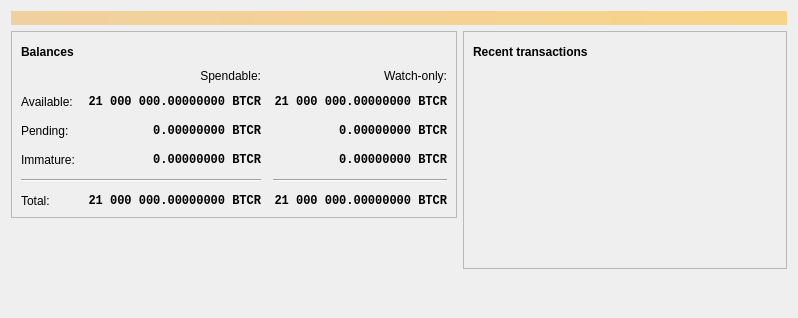
<?xml version="1.0" encoding="UTF-8"?>
<ui version="4.0">
 <class>OverviewPage</class>
 <widget class="QWidget" name="OverviewPage">
  <property name="geometry">
   <rect>
    <x>0</x>
    <y>0</y>
    <width>798</width>
    <height>318</height>
   </rect>
  </property>
  <property name="windowTitle">
   <string>Form</string>
  </property>
  <layout class="QVBoxLayout" name="topLayout">
   <item>
    <widget class="QLabel" name="labelAlerts">
     <property name="visible">
      <bool>false</bool>
     </property>
     <property name="styleSheet">
      <string notr="true">QLabel { background-color: qlineargradient(x1: 0, y1: 0, x2: 1, y2: 0, stop:0 #F0D0A0, stop:1 #F8D488); color:#000000; }</string>
     </property>
     <property name="wordWrap">
      <bool>true</bool>
     </property>
     <property name="margin">
      <number>3</number>
     </property>
     <property name="textInteractionFlags">
      <set>Qt::TextSelectableByMouse</set>
     </property>
    </widget>
   </item>
   <item>
    <layout class="QHBoxLayout" name="horizontalLayout" stretch="1,1">
     <item>
      <layout class="QVBoxLayout" name="verticalLayout_2">
       <item>
        <widget class="QFrame" name="frame">
         <property name="frameShape">
          <enum>QFrame::StyledPanel</enum>
         </property>
         <property name="frameShadow">
          <enum>QFrame::Raised</enum>
         </property>
         <layout class="QVBoxLayout" name="verticalLayout_4">
          <item>
           <layout class="QHBoxLayout" name="horizontalLayout_4">
            <item>
             <widget class="QLabel" name="label_5">
              <property name="font">
               <font>
                <weight>75</weight>
                <bold>true</bold>
               </font>
              </property>
              <property name="text">
               <string>Balances</string>
              </property>
             </widget>
            </item>
            <item>
             <widget class="QPushButton" name="labelWalletStatus">
              <property name="enabled">
               <bool>true</bool>
              </property>
              <property name="maximumSize">
               <size>
                <width>30</width>
                <height>16777215</height>
               </size>
              </property>
              <property name="toolTip">
               <string>The displayed information may be out of date. Your wallet automatically synchronizes with the BitcoinReloaded network after a connection is established, but this process has not completed yet.</string>
              </property>
              <property name="text">
               <string/>
              </property>
              <property name="icon">
               <iconset resource="../bitcoinreloaded.qrc">
                <normaloff>:/icons/warning</normaloff>
                <disabledoff>:/icons/warning</disabledoff>:/icons/warning</iconset>
              </property>
              <property name="iconSize">
               <size>
                <width>24</width>
                <height>24</height>
               </size>
              </property>
              <property name="flat">
               <bool>true</bool>
              </property>
             </widget>
            </item>
            <item>
             <spacer name="horizontalSpacer_3">
              <property name="orientation">
               <enum>Qt::Horizontal</enum>
              </property>
              <property name="sizeHint" stdset="0">
               <size>
                <width>40</width>
                <height>20</height>
               </size>
              </property>
             </spacer>
            </item>
           </layout>
          </item>
          <item>
           <layout class="QGridLayout" name="gridLayout">
            <property name="spacing">
             <number>12</number>
            </property>
            <item row="2" column="2">
             <widget class="QLabel" name="labelWatchPending">
              <property name="font">
               <font>
                <family>Monospace</family>
                <weight>75</weight>
                <bold>true</bold>
               </font>
              </property>
              <property name="cursor">
               <cursorShape>IBeamCursor</cursorShape>
              </property>
              <property name="toolTip">
               <string>Unconfirmed transactions to watch-only addresses</string>
              </property>
              <property name="text">
               <string notr="true">0.00000000 BTCR</string>
              </property>
              <property name="alignment">
               <set>Qt::AlignRight|Qt::AlignTrailing|Qt::AlignVCenter</set>
              </property>
              <property name="textInteractionFlags">
               <set>Qt::LinksAccessibleByMouse|Qt::TextSelectableByKeyboard|Qt::TextSelectableByMouse</set>
              </property>
             </widget>
            </item>
            <item row="2" column="1">
             <widget class="QLabel" name="labelUnconfirmed">
              <property name="font">
               <font>
                <family>Monospace</family>
                <weight>75</weight>
                <bold>true</bold>
               </font>
              </property>
              <property name="cursor">
               <cursorShape>IBeamCursor</cursorShape>
              </property>
              <property name="toolTip">
               <string>Total of transactions that have yet to be confirmed, and do not yet count toward the spendable balance</string>
              </property>
              <property name="text">
               <string notr="true">0.00000000 BTCR</string>
              </property>
              <property name="alignment">
               <set>Qt::AlignRight|Qt::AlignTrailing|Qt::AlignVCenter</set>
              </property>
              <property name="textInteractionFlags">
               <set>Qt::LinksAccessibleByMouse|Qt::TextSelectableByKeyboard|Qt::TextSelectableByMouse</set>
              </property>
             </widget>
            </item>
            <item row="3" column="2">
             <widget class="QLabel" name="labelWatchImmature">
              <property name="font">
               <font>
                <family>Monospace</family>
                <weight>75</weight>
                <bold>true</bold>
               </font>
              </property>
              <property name="cursor">
               <cursorShape>IBeamCursor</cursorShape>
              </property>
              <property name="toolTip">
               <string>Mined balance in watch-only addresses that has not yet matured</string>
              </property>
              <property name="text">
               <string notr="true">0.00000000 BTCR</string>
              </property>
              <property name="alignment">
               <set>Qt::AlignRight|Qt::AlignTrailing|Qt::AlignVCenter</set>
              </property>
              <property name="textInteractionFlags">
               <set>Qt::LinksAccessibleByMouse|Qt::TextSelectableByKeyboard|Qt::TextSelectableByMouse</set>
              </property>
             </widget>
            </item>
            <item row="4" column="0" colspan="2">
             <widget class="Line" name="line">
              <property name="orientation">
               <enum>Qt::Horizontal</enum>
              </property>
             </widget>
            </item>
            <item row="4" column="2">
             <widget class="Line" name="lineWatchBalance">
              <property name="sizePolicy">
               <sizepolicy hsizetype="Preferred" vsizetype="Fixed">
                <horstretch>0</horstretch>
                <verstretch>0</verstretch>
               </sizepolicy>
              </property>
              <property name="minimumSize">
               <size>
                <width>140</width>
                <height>0</height>
               </size>
              </property>
              <property name="orientation">
               <enum>Qt::Horizontal</enum>
              </property>
             </widget>
            </item>
            <item row="5" column="0">
             <widget class="QLabel" name="labelTotalText">
              <property name="text">
               <string>Total:</string>
              </property>
             </widget>
            </item>
            <item row="3" column="1">
             <widget class="QLabel" name="labelImmature">
              <property name="font">
               <font>
                <family>Monospace</family>
                <weight>75</weight>
                <bold>true</bold>
               </font>
              </property>
              <property name="cursor">
               <cursorShape>IBeamCursor</cursorShape>
              </property>
              <property name="toolTip">
               <string>Mined balance that has not yet matured</string>
              </property>
              <property name="text">
               <string notr="true">0.00000000 BTCR</string>
              </property>
              <property name="alignment">
               <set>Qt::AlignRight|Qt::AlignTrailing|Qt::AlignVCenter</set>
              </property>
              <property name="textInteractionFlags">
               <set>Qt::LinksAccessibleByMouse|Qt::TextSelectableByKeyboard|Qt::TextSelectableByMouse</set>
              </property>
             </widget>
            </item>
            <item row="2" column="3">
             <spacer name="horizontalSpacer_2">
              <property name="orientation">
               <enum>Qt::Horizontal</enum>
              </property>
              <property name="sizeHint" stdset="0">
               <size>
                <width>40</width>
                <height>20</height>
               </size>
              </property>
             </spacer>
            </item>
            <item row="3" column="0">
             <widget class="QLabel" name="labelImmatureText">
              <property name="text">
               <string>Immature:</string>
              </property>
             </widget>
            </item>
            <item row="5" column="1">
             <widget class="QLabel" name="labelTotal">
              <property name="font">
               <font>
                <family>Monospace</family>
                <weight>75</weight>
                <bold>true</bold>
               </font>
              </property>
              <property name="cursor">
               <cursorShape>IBeamCursor</cursorShape>
              </property>
              <property name="toolTip">
               <string>Your current total balance</string>
              </property>
              <property name="text">
               <string notr="true">21 000 000.00000000 BTCR</string>
              </property>
              <property name="alignment">
               <set>Qt::AlignRight|Qt::AlignTrailing|Qt::AlignVCenter</set>
              </property>
              <property name="textInteractionFlags">
               <set>Qt::LinksAccessibleByMouse|Qt::TextSelectableByKeyboard|Qt::TextSelectableByMouse</set>
              </property>
             </widget>
            </item>
            <item row="5" column="2">
             <widget class="QLabel" name="labelWatchTotal">
              <property name="font">
               <font>
                <family>Monospace</family>
                <weight>75</weight>
                <bold>true</bold>
               </font>
              </property>
              <property name="cursor">
               <cursorShape>IBeamCursor</cursorShape>
              </property>
              <property name="toolTip">
               <string>Current total balance in watch-only addresses</string>
              </property>
              <property name="text">
               <string notr="true">21 000 000.00000000 BTCR</string>
              </property>
              <property name="alignment">
               <set>Qt::AlignRight|Qt::AlignTrailing|Qt::AlignVCenter</set>
              </property>
              <property name="textInteractionFlags">
               <set>Qt::LinksAccessibleByMouse|Qt::TextSelectableByKeyboard|Qt::TextSelectableByMouse</set>
              </property>
             </widget>
            </item>
            <item row="0" column="2">
             <widget class="QLabel" name="labelWatchonly">
              <property name="text">
               <string>Watch-only:</string>
              </property>
              <property name="alignment">
               <set>Qt::AlignRight|Qt::AlignTrailing|Qt::AlignVCenter</set>
              </property>
             </widget>
            </item>
            <item row="1" column="0">
             <widget class="QLabel" name="labelBalanceText">
              <property name="text">
               <string>Available:</string>
              </property>
             </widget>
            </item>
            <item row="1" column="1">
             <widget class="QLabel" name="labelBalance">
              <property name="font">
               <font>
                <family>Monospace</family>
                <weight>75</weight>
                <bold>true</bold>
               </font>
              </property>
              <property name="cursor">
               <cursorShape>IBeamCursor</cursorShape>
              </property>
              <property name="toolTip">
               <string>Your current spendable balance</string>
              </property>
              <property name="text">
               <string notr="true">21 000 000.00000000 BTCR</string>
              </property>
              <property name="alignment">
               <set>Qt::AlignRight|Qt::AlignTrailing|Qt::AlignVCenter</set>
              </property>
              <property name="textInteractionFlags">
               <set>Qt::LinksAccessibleByMouse|Qt::TextSelectableByKeyboard|Qt::TextSelectableByMouse</set>
              </property>
             </widget>
            </item>
            <item row="1" column="2">
             <widget class="QLabel" name="labelWatchAvailable">
              <property name="font">
               <font>
                <family>Monospace</family>
                <weight>75</weight>
                <bold>true</bold>
               </font>
              </property>
              <property name="cursor">
               <cursorShape>IBeamCursor</cursorShape>
              </property>
              <property name="toolTip">
               <string>Your current balance in watch-only addresses</string>
              </property>
              <property name="text">
               <string notr="true">21 000 000.00000000 BTCR</string>
              </property>
              <property name="alignment">
               <set>Qt::AlignRight|Qt::AlignTrailing|Qt::AlignVCenter</set>
              </property>
              <property name="textInteractionFlags">
               <set>Qt::LinksAccessibleByMouse|Qt::TextSelectableByKeyboard|Qt::TextSelectableByMouse</set>
              </property>
             </widget>
            </item>
            <item row="2" column="0">
             <widget class="QLabel" name="labelPendingText">
              <property name="text">
               <string>Pending:</string>
              </property>
             </widget>
            </item>
            <item row="0" column="1">
             <widget class="QLabel" name="labelSpendable">
              <property name="text">
               <string>Spendable:</string>
              </property>
              <property name="alignment">
               <set>Qt::AlignRight|Qt::AlignTrailing|Qt::AlignVCenter</set>
              </property>
             </widget>
            </item>
           </layout>
          </item>
         </layout>
        </widget>
       </item>
       <item>
        <spacer name="verticalSpacer">
         <property name="orientation">
          <enum>Qt::Vertical</enum>
         </property>
         <property name="sizeHint" stdset="0">
          <size>
           <width>20</width>
           <height>40</height>
          </size>
         </property>
        </spacer>
       </item>
      </layout>
     </item>
     <item>
      <layout class="QVBoxLayout" name="verticalLayout_3">
       <item>
        <widget class="QFrame" name="frame_2">
         <property name="frameShape">
          <enum>QFrame::StyledPanel</enum>
         </property>
         <property name="frameShadow">
          <enum>QFrame::Raised</enum>
         </property>
         <layout class="QVBoxLayout" name="verticalLayout">
          <item>
           <layout class="QHBoxLayout" name="horizontalLayout_2">
            <item>
             <widget class="QLabel" name="label_4">
              <property name="font">
               <font>
                <weight>75</weight>
                <bold>true</bold>
               </font>
              </property>
              <property name="text">
               <string>Recent transactions</string>
              </property>
             </widget>
            </item>
            <item>
             <widget class="QPushButton" name="labelTransactionsStatus">
              <property name="enabled">
               <bool>true</bool>
              </property>
              <property name="maximumSize">
               <size>
                <width>30</width>
                <height>16777215</height>
               </size>
              </property>
              <property name="toolTip">
               <string>The displayed information may be out of date. Your wallet automatically synchronizes with the BitcoinReloaded network after a connection is established, but this process has not completed yet.</string>
              </property>
              <property name="text">
               <string/>
              </property>
              <property name="icon">
               <iconset resource="../bitcoinreloaded.qrc">
                <normaloff>:/icons/warning</normaloff>
                <disabledoff>:/icons/warning</disabledoff>:/icons/warning</iconset>
              </property>
              <property name="iconSize">
               <size>
                <width>24</width>
                <height>24</height>
               </size>
              </property>
              <property name="flat">
               <bool>true</bool>
              </property>
             </widget>
            </item>
            <item>
             <spacer name="horizontalSpacer">
              <property name="orientation">
               <enum>Qt::Horizontal</enum>
              </property>
              <property name="sizeHint" stdset="0">
               <size>
                <width>40</width>
                <height>20</height>
               </size>
              </property>
             </spacer>
            </item>
           </layout>
          </item>
          <item>
           <widget class="QListView" name="listTransactions">
            <property name="styleSheet">
             <string notr="true">QListView { background: transparent; }</string>
            </property>
            <property name="frameShape">
             <enum>QFrame::NoFrame</enum>
            </property>
            <property name="verticalScrollBarPolicy">
             <enum>Qt::ScrollBarAlwaysOff</enum>
            </property>
            <property name="horizontalScrollBarPolicy">
             <enum>Qt::ScrollBarAlwaysOff</enum>
            </property>
            <property name="selectionMode">
             <enum>QAbstractItemView::NoSelection</enum>
            </property>
           </widget>
          </item>
         </layout>
        </widget>
       </item>
       <item>
        <spacer name="verticalSpacer_2">
         <property name="orientation">
          <enum>Qt::Vertical</enum>
         </property>
         <property name="sizeHint" stdset="0">
          <size>
           <width>20</width>
           <height>40</height>
          </size>
         </property>
        </spacer>
       </item>
      </layout>
     </item>
    </layout>
   </item>
  </layout>
 </widget>
 <resources/>
 <connections/>
</ui>
